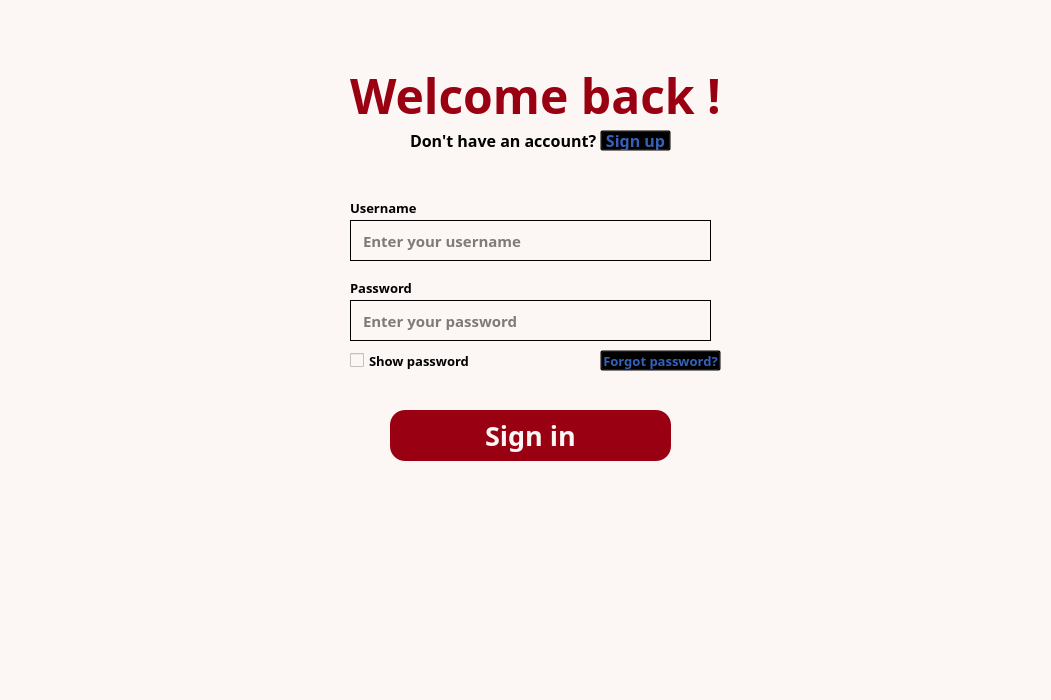
<?xml version="1.0" encoding="UTF-8"?>
<ui version="4.0">
 <class>Dialog</class>
 <widget class="QDialog" name="Dialog">
  <property name="geometry">
   <rect>
    <x>0</x>
    <y>0</y>
    <width>1051</width>
    <height>700</height>
   </rect>
  </property>
  <property name="focusPolicy">
   <enum>Qt::NoFocus</enum>
  </property>
  <property name="windowTitle">
   <string>Dialog</string>
  </property>
  <property name="layoutDirection">
   <enum>Qt::LeftToRight</enum>
  </property>
  <property name="styleSheet">
   <string notr="true">background-color:#FCF6F5;</string>
  </property>
  <widget class="QLabel" name="label">
   <property name="geometry">
    <rect>
     <x>340</x>
     <y>60</y>
     <width>391</width>
     <height>71</height>
    </rect>
   </property>
   <property name="font">
    <font>
     <family>Century Gothic</family>
     <pointsize>36</pointsize>
     <weight>75</weight>
     <bold>true</bold>
    </font>
   </property>
   <property name="layoutDirection">
    <enum>Qt::LeftToRight</enum>
   </property>
   <property name="styleSheet">
    <string notr="true">color:#990011</string>
   </property>
   <property name="text">
    <string>Welcome back !</string>
   </property>
   <property name="alignment">
    <set>Qt::AlignCenter</set>
   </property>
  </widget>
  <widget class="QLineEdit" name="username_field">
   <property name="geometry">
    <rect>
     <x>350</x>
     <y>220</y>
     <width>361</width>
     <height>41</height>
    </rect>
   </property>
   <property name="font">
    <font>
     <family>Century Gothic</family>
     <pointsize>11</pointsize>
     <weight>75</weight>
     <bold>true</bold>
    </font>
   </property>
   <property name="focusPolicy">
    <enum>Qt::StrongFocus</enum>
   </property>
   <property name="styleSheet">
    <string notr="true">QLineEdit {
    color: rgb(0, 0, 0);
   border: 1px solid;
  padding-left:10px;
}

QLineEdit:focus {
    border-color: #990011 
}
</string>
   </property>
   <property name="text">
    <string/>
   </property>
   <property name="placeholderText">
    <string>Enter your username</string>
   </property>
  </widget>
  <widget class="QLineEdit" name="password_field">
   <property name="geometry">
    <rect>
     <x>350</x>
     <y>300</y>
     <width>361</width>
     <height>41</height>
    </rect>
   </property>
   <property name="font">
    <font>
     <family>Century Gothic</family>
     <pointsize>11</pointsize>
     <weight>75</weight>
     <bold>true</bold>
    </font>
   </property>
   <property name="styleSheet">
    <string notr="true">QLineEdit {
    color: rgb(0, 0, 0);
border: 1px solid;
padding-left:10px;
}

QLineEdit:focus {
    border-color: #990011 
}
</string>
   </property>
   <property name="text">
    <string/>
   </property>
   <property name="echoMode">
    <enum>QLineEdit::Password</enum>
   </property>
   <property name="placeholderText">
    <string>Enter your password</string>
   </property>
  </widget>
  <widget class="QLabel" name="label_2">
   <property name="geometry">
    <rect>
     <x>350</x>
     <y>200</y>
     <width>111</width>
     <height>16</height>
    </rect>
   </property>
   <property name="font">
    <font>
     <family>Century Gothic</family>
     <pointsize>10</pointsize>
     <weight>75</weight>
     <bold>true</bold>
    </font>
   </property>
   <property name="text">
    <string>Username</string>
   </property>
  </widget>
  <widget class="QLabel" name="label_3">
   <property name="geometry">
    <rect>
     <x>350</x>
     <y>280</y>
     <width>111</width>
     <height>16</height>
    </rect>
   </property>
   <property name="font">
    <font>
     <family>Century Gothic</family>
     <pointsize>10</pointsize>
     <weight>75</weight>
     <bold>true</bold>
    </font>
   </property>
   <property name="text">
    <string>Password</string>
   </property>
  </widget>
  <widget class="QPushButton" name="sign_in_button">
   <property name="geometry">
    <rect>
     <x>390</x>
     <y>410</y>
     <width>281</width>
     <height>51</height>
    </rect>
   </property>
   <property name="font">
    <font>
     <family>Century Gothic</family>
     <pointsize>20</pointsize>
     <weight>75</weight>
     <bold>true</bold>
    </font>
   </property>
   <property name="styleSheet">
    <string notr="true">QPushButton {
	background-color: #990011;
    color:#FCF6F5;
    border-radius: 15px;
}</string>
   </property>
   <property name="text">
    <string>Sign in</string>
   </property>
  </widget>
  <widget class="QLabel" name="label_4">
   <property name="geometry">
    <rect>
     <x>410</x>
     <y>125</y>
     <width>191</width>
     <height>31</height>
    </rect>
   </property>
   <property name="font">
    <font>
     <family>Century Gothic</family>
     <pointsize>12</pointsize>
     <weight>75</weight>
     <bold>true</bold>
    </font>
   </property>
   <property name="text">
    <string>Don't have an account?</string>
   </property>
  </widget>
  <widget class="QPushButton" name="sign_up_button">
   <property name="geometry">
    <rect>
     <x>600</x>
     <y>130</y>
     <width>71</width>
     <height>21</height>
    </rect>
   </property>
   <property name="font">
    <font>
     <family>Century Gothic</family>
     <pointsize>12</pointsize>
     <weight>75</weight>
     <bold>true</bold>
    </font>
   </property>
   <property name="styleSheet">
    <string notr="true">QPushButton {
    background-color: transparent;
	color: rgb(53, 98, 184);
}</string>
   </property>
   <property name="text">
    <string>Sign up</string>
   </property>
  </widget>
  <widget class="QCheckBox" name="checkBox">
   <property name="geometry">
    <rect>
     <x>350</x>
     <y>350</y>
     <width>121</width>
     <height>21</height>
    </rect>
   </property>
   <property name="font">
    <font>
     <family>Century Gothic</family>
     <pointsize>10</pointsize>
     <weight>75</weight>
     <bold>true</bold>
    </font>
   </property>
   <property name="styleSheet">
    <string notr="true"/>
   </property>
   <property name="text">
    <string>Show password</string>
   </property>
  </widget>
  <widget class="QPushButton" name="reset_pass_button">
   <property name="geometry">
    <rect>
     <x>600</x>
     <y>350</y>
     <width>121</width>
     <height>21</height>
    </rect>
   </property>
   <property name="font">
    <font>
     <family>Century Gothic</family>
     <pointsize>10</pointsize>
     <weight>75</weight>
     <bold>true</bold>
    </font>
   </property>
   <property name="styleSheet">
    <string notr="true">QPushButton {
    background-color: transparent;
	color: rgb(53, 98, 184);
}</string>
   </property>
   <property name="text">
    <string>Forgot password?</string>
   </property>
  </widget>
 </widget>
 <resources/>
 <connections/>
</ui>
